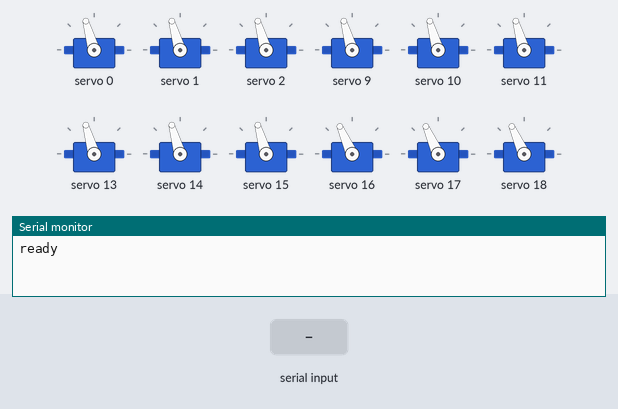
Recording of a sketch running on a simulated Arduino Uno, built with avr-gcc and run on an emulated ATmega328P. Parts: 12 × servo, the last lines printed to the serial monitor. The inputs (shaded band) are chosen by the test bench.

Above: at 19.2 s.
19.3 s: "1\n" received over Serial
At 21.0 s:
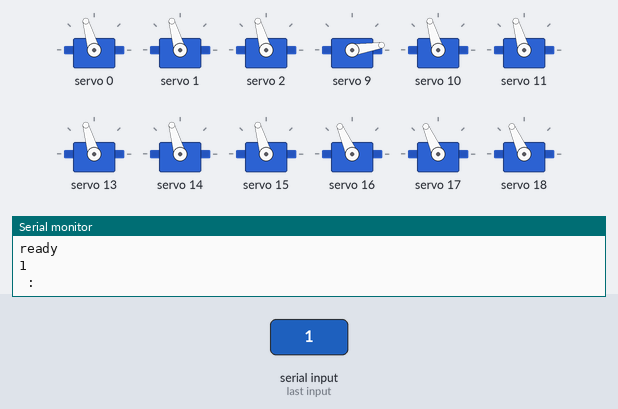
21.8 s: "2\n" received over Serial
At 24.0 s:
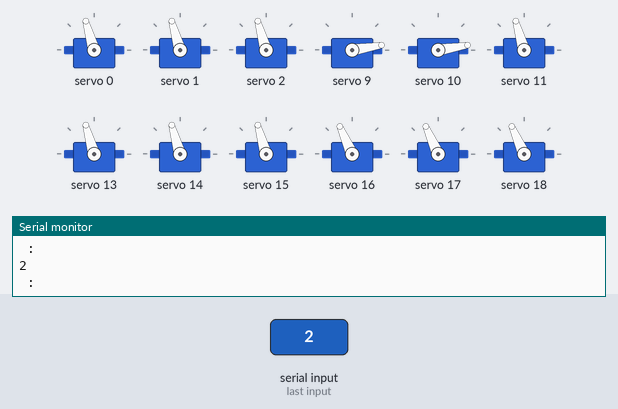
24.3 s: "3\n" received over Serial
At 26.0 s:
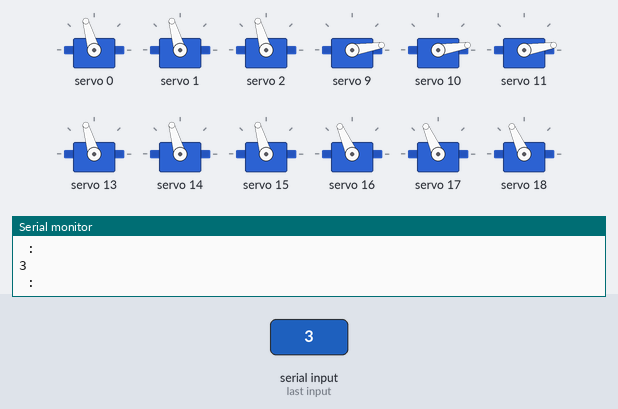
26.8 s: "4\n" received over Serial
At 29.0 s:
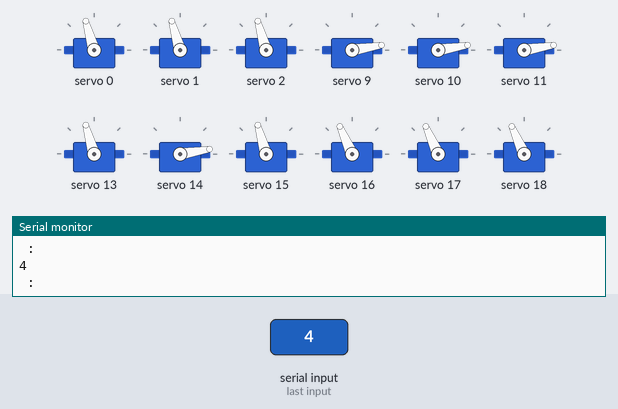
29.3 s: "5\n" received over Serial
At 31.0 s:
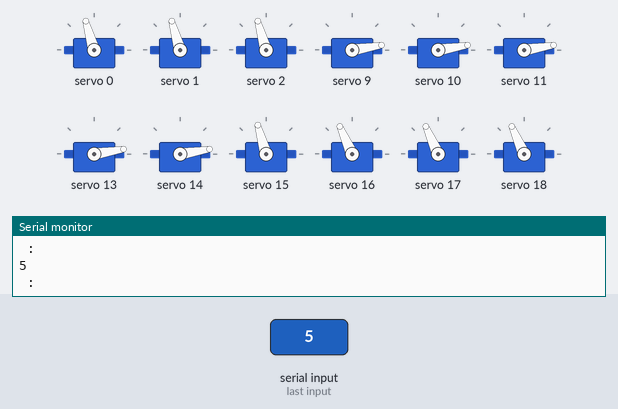
31.8 s: "1 90\n" received over Serial
At 33.1 s:
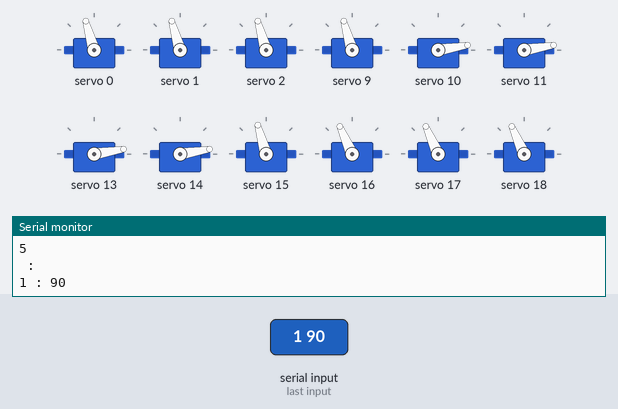
Timing chart, 0 to 34.8 s (numbered marks = the images above; inputs shaded):
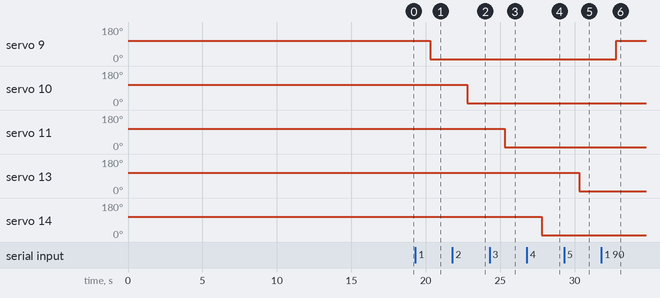

Measured:
- after the input at 19.3 s, servo 9: 106° → 9° after 1.0 s
- after the input at 21.8 s, servo 10: 106° → 9° after 1.0 s
- after the input at 24.3 s, servo 11: 106° → 9° after 1.0 s
- after the input at 26.8 s, servo 14: 106° → 9° after 1.0 s
- after the input at 29.3 s, servo 13: 106° → 9° after 1.0 s
- after the input at 31.8 s, servo 9: 9° → 106° after 1.0 s

The sketch:

ServoTestProgramAll.ino
```cpp
/**
 * Program to test out the individual servos of the robot ant
 * Created:   07.09.2021
 * Modified:  07.09.2021
 * Author:    Philipp Schulz
 */
#include <Wire.h>
#include <Adafruit_PWMServoDriver.h>
Adafruit_PWMServoDriver pwm1 = Adafruit_PWMServoDriver(0x40);              //object of the pwm driver board
Adafruit_PWMServoDriver pwm2 = Adafruit_PWMServoDriver(0x41);              //object of the pwm driver board

#define FREQUENCY 50

#define SERVOMIN1  644  // This is the 'minimum' pulse length count (out of 4096)
#define SERVOMIN2  697  // This is the 'minimum' pulse length count (out of 4096)
#define SERVOMAX1  2633 // This is the 'maximum' pulse length count (out of 4096)
#define SERVOMAX2  2741 // This is the 'maximum' pulse length count (out of 4096)

// --------------------------used PWM pins on boards----------------------
/* Leg Nr. | Direction | Joint | Board Nr. | Pin Nr.
      1    |    left   |  hip  |     1     |    14
      1         left     knee        1          13
      1         left     foot        1          15
      1        right      hip        1           9
      1        right     knee        1          10
      1        right     foot        1          11
      2         left      hip        1           2
      2         left     knee        1           1
      2         left     foot        1           0
      2        right      hip        2          14
      2        right     knee        2          13
      2        right     foot        2          15
      3         left      hip        2           2
      3         left     knee        2           1
      3         left     foot        2           0
      3        right      hip        2           6
      3        right     knee        2           5
      3        right     foot        2           4
// --------------------------used PWM pins on boards----------------------*/

long value = 90;
int timeDelay = 1000;

int pulseWidth1(int angle){          //converts given angle to a number in 4096
  int pulse_wide, analog_value;
  pulse_wide = map(angle, 0, 180, SERVOMIN1, SERVOMAX1);
  analog_value = int(float(pulse_wide) / 1000000 * FREQUENCY * 4096);
  return analog_value;
}
int pulseWidth2(int angle){          //converts given angle to a number in 4096
  int pulse_wide, analog_value;
  pulse_wide = map(angle, 0, 180, SERVOMIN2, SERVOMAX2);
  analog_value = int(float(pulse_wide) / 1000000 * FREQUENCY * 4096);
  return analog_value;
}

// https://stackoverflow.com/questions/9072320/split-string-into-string-array
String getValue(String data, char separator, int index)
{
  int found = 0;
  int strIndex[] = {0, -1};
  int maxIndex = data.length()-1;

  for(int i=0; i<=maxIndex && found<=index; i++){
    if(data.charAt(i)==separator || i==maxIndex){
        found++;
        strIndex[0] = strIndex[1]+1;
        strIndex[1] = (i == maxIndex) ? i+1 : i;
    }
  }

  return found>index ? data.substring(strIndex[0], strIndex[1]) : "";
}

void moveServoByNumber(int servoNumber, int angle) {
  int PWMBoard = 1;
  int servoPin = 0;
  bool inputValid = true;
  // find out which servo to use
  if(servoNumber == 1) {
    servoPin = 9;
  } else if(servoNumber == 2) {
    servoPin = 10;
  } else if(servoNumber == 3) {
    servoPin = 11;
  } else if(servoNumber == 4) {
    servoPin = 14;
  } else if(servoNumber == 5) {
    servoPin = 13;
  } else if(servoNumber == 6) {
    servoPin = 15;
  } else if(servoNumber == 7) {
    servoPin = 14;
    PWMBoard = 2;
  } else if(servoNumber == 8) {
    servoPin = 13;
    PWMBoard = 2;
  } else if(servoNumber == 9) {
    servoPin = 15;
    PWMBoard = 2;
  } else if(servoNumber == 10) {
    servoPin = 2;
  } else if(servoNumber == 11) {
    servoPin = 1;
  } else if(servoNumber == 12) {
    servoPin = 0;
  } else if(servoNumber == 13) {
    servoPin = 6;
    PWMBoard = 2;
  } else if(servoNumber == 14) {
    servoPin = 5;
    PWMBoard = 2;
  } else if(servoNumber == 15) {
    servoPin = 4;
    PWMBoard = 2;
  } else if(servoNumber == 16) {
    servoPin = 2;
    PWMBoard = 2;
  } else if(servoNumber == 17) {
    servoPin = 1;
    PWMBoard = 2;
  } else if(servoNumber == 18) {
    servoPin = 0;
    PWMBoard = 2;
  } else {
    inputValid = false; //set flag
  }
  //if a valid input was given
  if(inputValid) {
    // decide on which PWM board to use
    if(PWMBoard == 1) {
      //set PWM value
      pwm1.setPWM(servoPin,0,pulseWidth1(angle));
    } else if(PWMBoard == 2) {
      //set PWM value
      pwm2.setPWM(servoPin,0,pulseWidth2(angle));
    }
  }
}

void setup() {
  pwm1.begin();
  pwm2.begin();
  pwm1.setPWMFreq(FREQUENCY);
  pwm2.setPWMFreq(FREQUENCY);
  Serial.begin(9600);
  pwm1.sleep();
  pwm2.sleep();
  pwm1.wakeup();
  pwm1.setPWM(0,0,pulseWidth1(value));
  delay(timeDelay);
  pwm1.setPWM(1,0,pulseWidth1(value));
  delay(timeDelay);
  pwm1.setPWM(2,0,pulseWidth1(value));
  delay(timeDelay);
  pwm1.setPWM(9,0,pulseWidth1(value));
  delay(timeDelay);
  pwm1.setPWM(10,0,pulseWidth1(value));
  delay(timeDelay);
  pwm1.setPWM(11,0,pulseWidth1(value));
  delay(timeDelay);
  pwm1.setPWM(13,0,pulseWidth1(value));
  delay(timeDelay);
  pwm1.setPWM(14,0,pulseWidth1(value));
  delay(timeDelay);
  pwm1.setPWM(15,0,pulseWidth1(value));
  delay(timeDelay);
  pwm2.wakeup();
  pwm2.setPWM(0,0,pulseWidth2(value));
  delay(timeDelay);
  pwm2.setPWM(1,0,pulseWidth2(value));
  delay(timeDelay);
  pwm2.setPWM(2,0,pulseWidth2(value));
  delay(timeDelay);
  pwm2.setPWM(4,0,pulseWidth2(value));
  delay(timeDelay);
  pwm2.setPWM(5,0,pulseWidth2(value));
  delay(timeDelay);
  pwm2.setPWM(6,0,pulseWidth2(value));
  delay(timeDelay);
  pwm2.setPWM(13,0,pulseWidth2(value));
  delay(timeDelay);
  pwm2.setPWM(14,0,pulseWidth2(value));
  delay(timeDelay);
  pwm2.setPWM(15,0,pulseWidth2(value));
  delay(timeDelay);
  Serial.println("ready");
}

void loop() {
  if(Serial.available()) {
    String serialData = Serial.readString();
    moveServoByNumber(getValue(serialData,' ',0).toInt(),getValue(serialData,' ',1).toInt());
    Serial.println(getValue(serialData,' ',0)+" : "+getValue(serialData,' ',1));
  }
}
```
